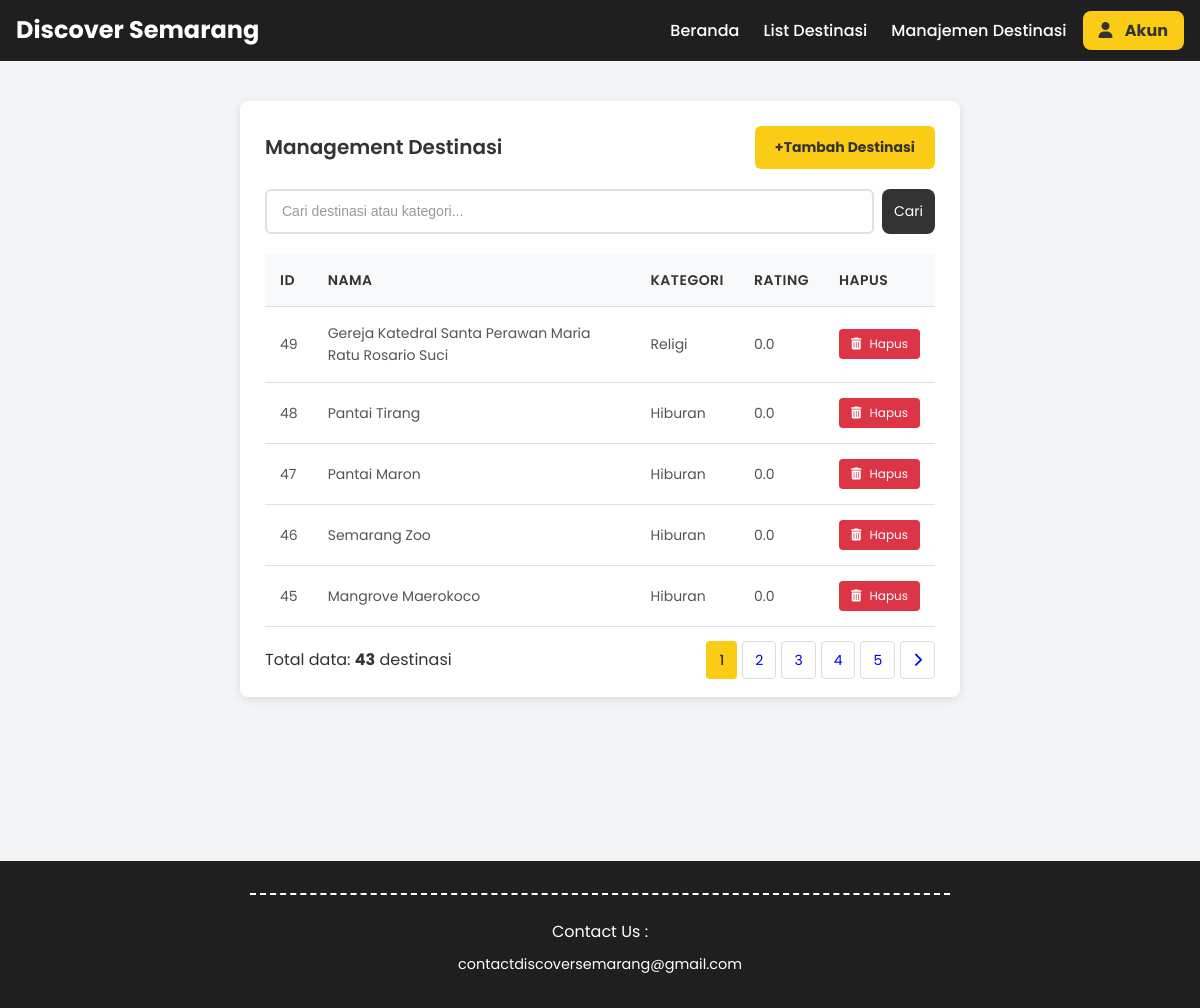
Page /public/index.php?page=destinasi (signed in) on the committed database.
### tables this page shows
CREATE TABLE `destinasi` (
  `id` int(11) NOT NULL,
  `nama` varchar(100) NOT NULL,
  `deskripsi` text NOT NULL,
  `deskripsi_rekomendasi` text NOT NULL,
  `alamat` text NOT NULL,
  `no_telepon` varchar(20) DEFAULT NULL,
  `facebook` varchar(255) DEFAULT NULL,
  `instagram` varchar(255) DEFAULT NULL,
  `gmaps_link` text NOT NULL,
  `tanggal_dibuat` datetime DEFAULT current_timestamp(),
  `tanggal_diupdate` datetime DEFAULT current_timestamp() ON UPDATE current_timestamp()
);

### app/controllers/AdminController.php (called while the page is built, shortened)
<?php
require_once __DIR__ . '/../models/DestinasiModel.php';
class AdminController {
    private $model;
    public function __construct($db) {
        $this->model = new DestinasiModel($db);
    }
    public function destinasi() {
        $perPage = 5;
        $currentPage = isset($_GET['p']) ? (int)$_GET['p'] : 1;
        $offset = ($currentPage - 1) * $perPage;
        $search = isset($_GET['search']) ? trim($_GET['search']) : '';
        $destinasi = $this->model->getAllDestinasi($perPage, $offset, $search);
        $totalDestinasi = $this->model->countAllDestinasi($search);
        $totalPages = ceil($totalDestinasi / $perPage);
        require_once __DIR__ . '/../views/admin/destinasi.php';
    }
}

### app/models/DestinasiModel.php (called while the page is built, shortened)
<?php
class DestinasiModel
{
    private PDO $db;
    public function __construct(PDO $db)
    {
        $this->db = $db;
    }
    public function getAllDestinasi(int $limit, int $offset, string $search = ''): array
    {
        $sql = "
          SELECT d.id, d.nama,
                 GROUP_CONCAT(k.nama_kategori SEPARATOR ', ') AS kategori,
                 AVG(u.rating) AS rating
          FROM destinasi d
          LEFT JOIN destinasi_kategori dk ON d.id = dk.destinasi_id
          LEFT JOIN kategori k             ON dk.kategori_id = k.id
          LEFT JOIN ulasan u               ON d.id = u.destinasi_id
        ";
        $sql .= " GROUP BY d.id
                  ORDER BY d.id DESC
                  LIMIT :lim OFFSET :off";
        $stmt = $this->db->prepare($sql);
        $stmt->bindValue(':lim', $limit, PDO::PARAM_INT);
        $stmt->bindValue(':off', $offset, PDO::PARAM_INT);
        $stmt->execute();
        return $stmt->fetchAll(PDO::FETCH_ASSOC);
    }
    public function countAllDestinasi(string $search = ''): int
    {
        $sql = "
          SELECT COUNT(DISTINCT d.id) AS total
          FROM destinasi d
          LEFT JOIN destinasi_kategori dk ON d.id = dk.destinasi_id
          LEFT JOIN kategori k             ON dk.kategori_id = k.id
        ";
        $stmt = $this->db->prepare($sql);
        $stmt->execute();
        return (int) $stmt->fetchColumn();
    }
}

### app/views/admin/destinasi.php (the view, shortened to what this page needs)
<?php require_once __DIR__ . '/../partials/header.php'; ?>
<div class="admin-container">
    <div class="main-content">
        <main class="content-area">
            <div class="content-header">
                <h1 class="content-title">Management Destinasi</h1>
                <a href="?page=create" class="btn btn-add btn-yellow" style="width: fit-content;">Tambah Destinasi</a>
            </div>
                <form method="GET">
                    <div class="search-container">
                    <input type="text" name="search" class="search-input"
                        placeholder="Cari destinasi atau kategori..." value="<?= htmlspecialchars($search ?? '') ?>">
                    <button type="submit" class="btn btn-black" style="font-weight: normal;">Cari</button>
                </div>
            </form>
            <div class="table-container">
                <table id="destinationTable">
                    <thead>
                        <tr>
                            <th>ID</th>
                            <th>NAMA</th>
                            <th>KATEGORI</th>
                            <th>RATING</th>
                            <th>HAPUS</th>
                        </tr>
                    </thead>
                    <tbody id="tableBody">
                        <?php if (count($destinasi) > 0): ?>
                            <?php foreach ($destinasi as $d): ?>
                                <tr>
                                    <td><?= $d['id'] ?></td>
                                    <td onclick="window.location='?page=admin_destinasi_edit&id=<?= $d['id'] ?>'"
                                        style="cursor: pointer;"><?= htmlspecialchars($d['nama']) ?></td>
                                    <td onclick="window.location='?page=admin_destinasi_edit&id=<?= $d['id'] ?>'"
                                        style="cursor: pointer;"><?= htmlspecialchars($d['kategori'] ?? '-') ?></td>
                                    <td onclick="window.location='?page=admin_destinasi_edit&id=<?= $d['id'] ?>'"
                                        style="cursor: pointer;">
                                        <span class="badge bg-success">
                                            <?= number_format($d['rating'] ?? 0, 1) ?>
                                        </span>
                                    </td>
                                    <td>
                                        <form method="POST" class="d-inline">
                                            <button type="button" class="delete-btn btn-danger btn-sm btn-delete">
                                                <i class="fa-solid fa-trash-can" style="margin-right: 0.5rem;"></i>Hapus
                                            </button>
                                        </form>
                                    </td>
                                </tr>
                            <?php endforeach; ?>
                        <?php endif; ?>
                    </tbody>
                </table>
            </div>
            <div class="pagination-container">
                <div class="text-muted">
                    Total data: <strong><?= $totalDestinasi ?></strong> destinasi
                </div>
                <ul class="pagination mb-0">
                    <?php
                    $startPage = max(1, $currentPage - 2);
                    $endPage = min($totalPages, $startPage + 4);
                    for ($i = $startPage; $i <= $endPage; $i++): ?>
                        <li class="page-item">
                            <a class="page-link <?= $i == $currentPage ? 'active' : '' ?>" href="?page=destinasi&p=<?= $i ?>&search=<?= urlencode($search ?? '') ?>">
                                <?= $i ?>
                            </a>
                        </li>
                    <?php endfor; ?>
                    <?php if ($currentPage < $totalPages): ?>
                        <li class="page-item">
                            <a class="nextBtn"
                                href="?page=destinasi&p=<?= $currentPage + 1 ?>&search=<?= urlencode($search ?? '') ?>">
                            <i class="fa-solid fa-chevron-right"></i></a>
                        </li>
                    <?php endif; ?>
                </ul>
            </div>
        </main>
    </div>
</div>
<?php require_once __DIR__ . '/../partials/footer.php'; ?>

### public/assets/css/style.css (style rules this page uses)
* { box-sizing: border-box; margin: 0; padding: 0; }
body { font-family: "Poppins", "Segoe UI", "Roboto", "Helvetica Neue", "Arial", "sans-serif"; color: #333; line-height: 1.6; }
a { text-decoration: none; }
ul { list-style: none; }
button { cursor: pointer; font-family: inherit; font-size: inherit; display: flex; align-items: center; justify-content: center; }
.admin-container { padding: 40px 240px; width: 100%; height: 100dvh; background-color: #f3f4f6; margin: auto; }
.btn { display: flex; width: fit-content; padding: 10px 20px; justify-content: center; border-radius: 5px; font-size: 14px; font-weight: bold; cursor: pointer; }
.btn-yellow { background-color: #facc15; color: #333; }
.btn-black { background-color: #333; color: white; }
.btn { padding: 12px 12px; border: none; border-radius: 8px; font-size: 14px; cursor: pointer; font-weight: bold; }
.content-area { flex: 1; background-color: white; border-radius: 8px; padding: 25px; box-shadow: 0 2px 10px rgba(0, 0, 0, 0.1); }
.content-header { display: flex; justify-content: space-between; align-items: center; margin-bottom: 20px; }
.content-title { font-size: 20px; font-weight: 600; color: #333; }
.btn-add { color: #333; padding: 10px 20px; border: none; border-radius: 6px; cursor: pointer; font-size: 14px; transition: background-color 0.3s; }
.btn-add::before { content: "+ "; }
.search-container { margin-bottom: 20px; display: flex; }
.search-input { flex: 1; padding: 12px 15px; border: 2px solid #e0e0e0; border-radius: 6px; font-size: 14px; background-color: white; margin-right: 0.5rem; }
.search-input::placeholder { color: #999; }
.table-container { overflow-x: auto; margin-bottom: 20px; }
table { width: 100%; border-collapse: collapse; background-color: white; }
th, td { padding: 15px; text-align: left; border-bottom: 1px solid #e0e0e0; }
th { background-color: #f8f9fa; font-weight: 600; color: #333; font-size: 14px; text-transform: uppercase; letter-spacing: 0.5px; }
td { font-size: 14px; color: #555; }
.delete-btn { background-color: #dc3545; color: white; border: none; padding: 6px 12px; border-radius: 4px; cursor: pointer; font-size: 12px; transition: background-color 0.3s; }
.pagination-container { display: flex; justify-content: space-between; align-items: center; margin-top: 20px; }
.pagination { display: flex; gap: 5px; align-items: center; }
.pagination a { padding: 8px 12px; border: 1px solid #ddd; background-color: white; cursor: pointer; border-radius: 4px; font-size: 14px; transition: all 0.3s; }
.pagination li .active { background-color: #facc15; border-color: #facc15; color: #2c2c2c; font-weight: 500; }

### rows in the picture
destinasi: id "49", nama "Gereja Katedral Santa Perawan Maria Ratu Rosario Suci", kategori "Religi", rating "0.0"
destinasi: id "48", nama "Pantai Tirang", kategori "Hiburan", rating "0.0"
destinasi: id "47", nama "Pantai Maron", kategori "Hiburan", rating "0.0"
destinasi: id "46", nama "Semarang Zoo", kategori "Hiburan", rating "0.0"
destinasi: id "45", nama "Mangrove Maerokoco", kategori "Hiburan", rating "0.0"

### other values in the picture
$totalDestinasi "43"
